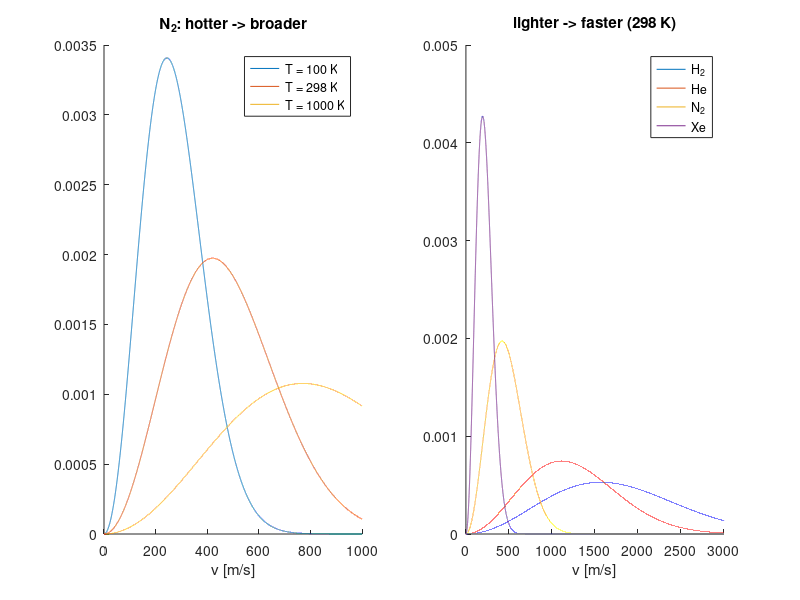

Reproduce this figure in MATLAB.
% Wk04 - Kinetic model & Maxwell-Boltzmann distribution
% Physical Chemistry 2 - Prof. S. Joon Kwon - SPMDL - SKKU
% f(v) = 4 pi (M/2piRT)^{3/2} v^2 exp(-Mv^2/2RT); v_mp < v_mean < v_rms.

R = 8.314462618;
fspeed = @(v, M, T) 4*pi*(M/(2*pi*R*T)).^1.5 .* v.^2 .* exp(-M*v.^2/(2*R*T));

M = 0.0280134; T = 298.15;             % N2
v = linspace(0, 3000, 60001);
fv = fspeed(v, M, T);
vmp = sqrt(2*R*T/M); vmean = sqrt(8*R*T/(pi*M)); vrms = sqrt(3*R*T/M);
fprintf('N2 at 298 K:\n');
fprintf('  int f dv = %.6f\n', trapz(v, fv));
fprintf('  v_mp = %.1f, v_mean = %.1f (num %.1f), v_rms = %.1f (num %.1f) m/s\n', ...
        vmp, vmean, trapz(v, v.*fv), vrms, sqrt(trapz(v, v.^2.*fv)));
fprintf('  <KE>/mol = %.1f J = 3/2 RT = %.1f J\n', ...
        0.5*M*trapz(v, v.^2.*fv), 1.5*R*T);
fprintf('  ratios 1 : %.4f : %.4f (theory 1 : 1.1284 : 1.2247)\n\n', vmean/vmp, vrms/vmp);

figure(1);
subplot(1,2,1); hold on;
for Tp = [100 298 1000]
    plot(v(1:20000), fspeed(v(1:20000), M, Tp), 'DisplayName', sprintf('T = %d K', Tp));
end
xlabel('v [m/s]'); legend; title('N_2: hotter -> broader');
subplot(1,2,2); hold on;
gases = {0.002016 'H_2'; 0.004003 'He'; 0.0280134 'N_2'; 0.1313 'Xe'};
for i = 1:4
    plot(v, fspeed(v, gases{i,1}, 298.15), 'DisplayName', gases{i,2});
end
xlabel('v [m/s]'); legend; title('lighter -> faster (298 K)');

% equipartition ladder
fprintf('DOF f -> Cv = f/2 R:\n');
for fd = [3 5 7]
    fprintf('  f = %d: Cv = %.2f J/mol K\n', fd, fd/2*R);
end
fprintf('-> Cv(T) of H2 steps 3/2R -> 5/2R -> 7/2R (quantum freeze-out)\n');
